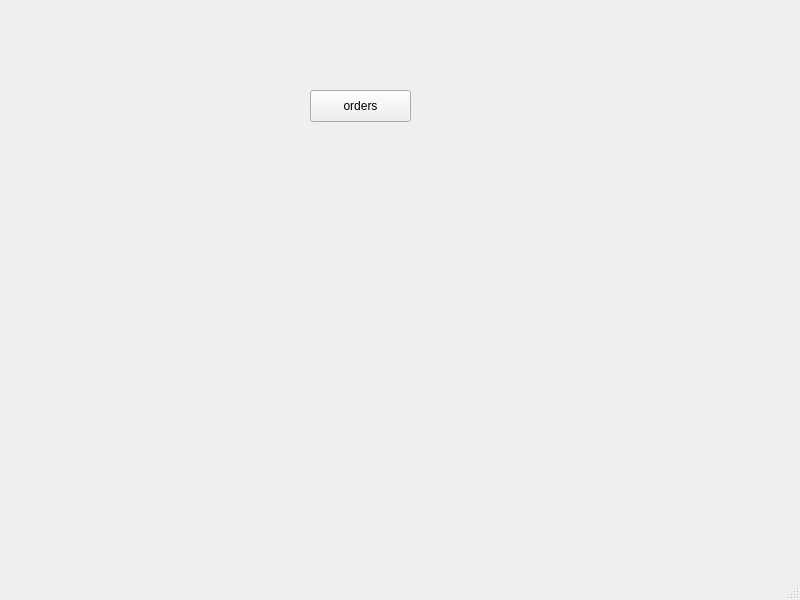
<?xml version="1.0" encoding="UTF-8"?>
<ui version="4.0">
 <class>MainWindow</class>
 <widget class="QMainWindow" name="MainWindow">
  <property name="geometry">
   <rect>
    <x>0</x>
    <y>0</y>
    <width>800</width>
    <height>600</height>
   </rect>
  </property>
  <property name="windowTitle">
   <string>MainWindow</string>
  </property>
  <widget class="QWidget" name="centralwidget">
   <widget class="QPushButton" name="btn_orders">
    <property name="geometry">
     <rect>
      <x>310</x>
      <y>90</y>
      <width>101</width>
      <height>32</height>
     </rect>
    </property>
    <property name="text">
     <string>orders</string>
    </property>
   </widget>
  </widget>
  <widget class="QMenuBar" name="menubar">
   <property name="geometry">
    <rect>
     <x>0</x>
     <y>0</y>
     <width>800</width>
     <height>24</height>
    </rect>
   </property>
  </widget>
  <widget class="QStatusBar" name="statusbar"/>
 </widget>
 <resources/>
 <connections/>
</ui>
